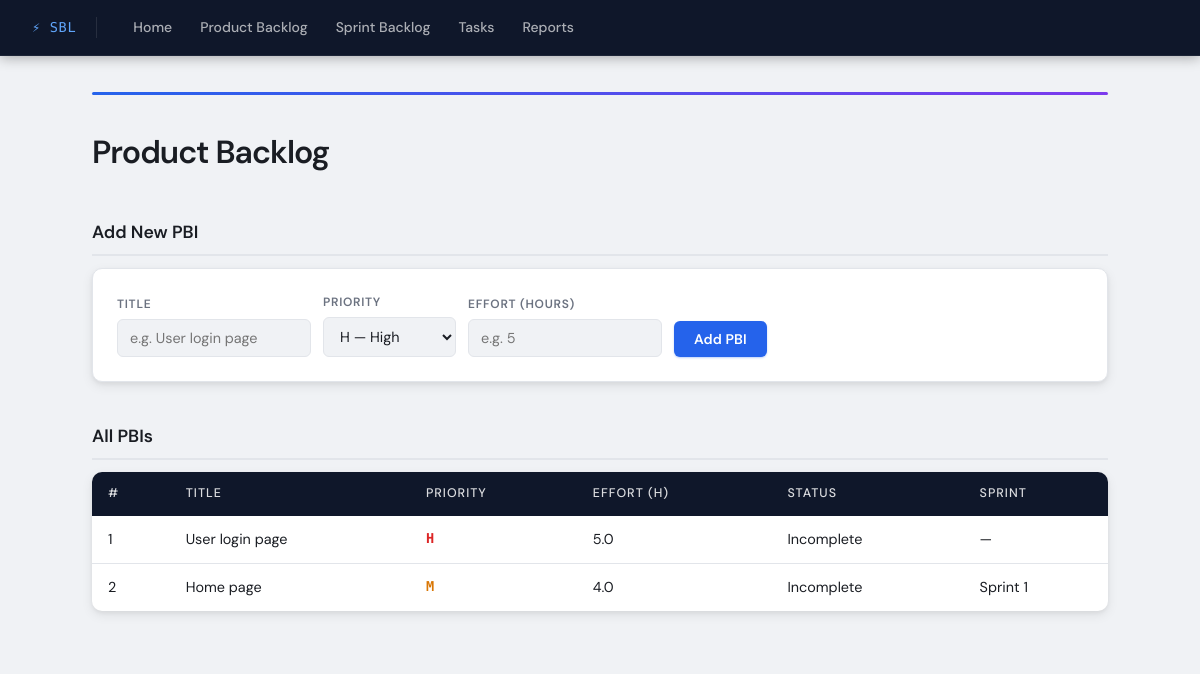
The page /backlog on the database as committed earlier.
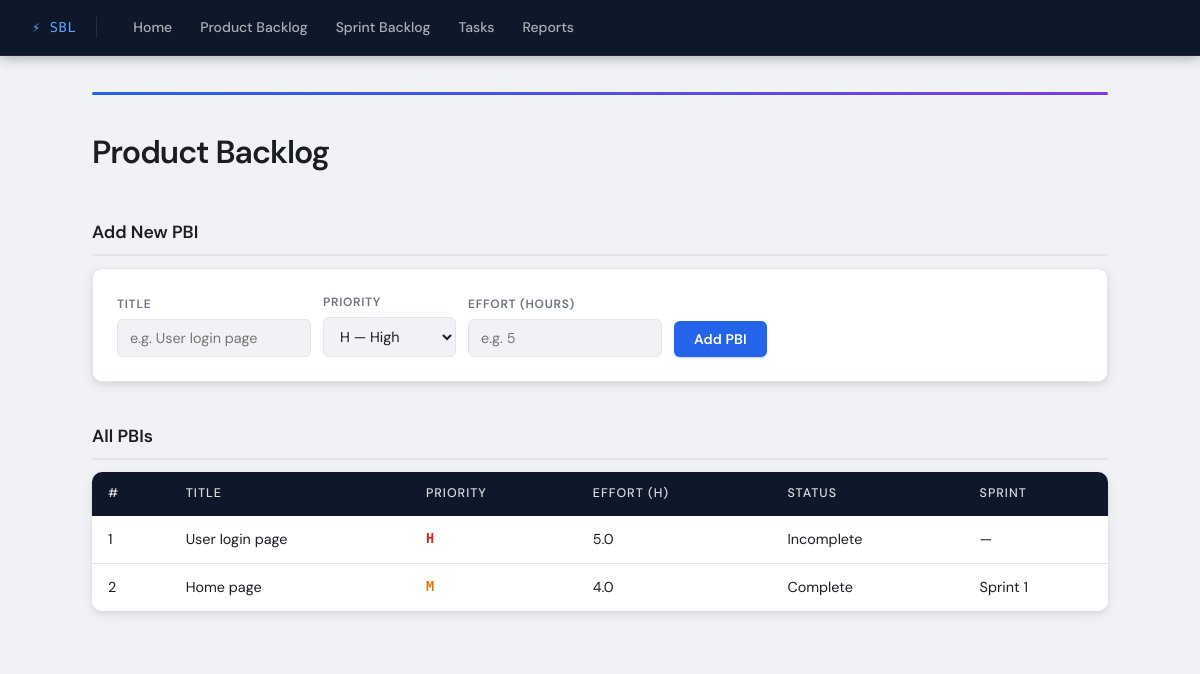
The same page on the database as committed later.
### tables this page shows
CREATE TABLE pbi (
            id INTEGER PRIMARY KEY AUTOINCREMENT,
            title TEXT,
            priority TEXT,
            effort REAL,
            status TEXT DEFAULT 'Incomplete',
            sprint_id INTEGER
        );

### routes/atena_routes.py (the view)
@atena_bp.route("/backlog")
def backlog():
    conn = get_connection()
    cursor = conn.cursor()
    cursor.execute("SELECT id, title, priority, effort, status, sprint_id FROM pbi ORDER BY CASE priority WHEN 'H' THEN 1 WHEN 'M' THEN 2 WHEN 'L' THEN 3 END, effort ASC")
    pbis = cursor.fetchall()
    conn.close()
    role = session.get("role")
    return render_template("backlog.html", pbis=pbis, role=role)

### database.py (called while the page is built)
def get_connection():
    return sqlite3.connect(DB_NAME)

### templates/backlog.html (shortened to what this page needs)
<!DOCTYPE html>
<html lang="en">
<head>
    <link rel="stylesheet" href="{{ url_for('static', filename='style.css') }}">
</head>
<body>
    <nav>
        <a href="/">Home</a>
        <a href="/backlog">Product Backlog</a>
        <a href="/sprint">Sprint Backlog</a>
        <a href="/tasks">Tasks</a>
        <a href="/reports">Reports</a>
    </nav>
    <div class="content">
        <h1>Product Backlog</h1>
        {% if role != "client" %}
        <h2>Add New PBI</h2>
        <form class="inline" action="/backlog/add" method="post">
            <div>
                <label>Title</label>
                <input type="text" name="title" required placeholder="e.g. User login page">
            </div>
            <div>
                <label>Priority</label>
                <select name="priority">
                    <option value="H">H — High</option>
                </select>
            </div>
            <div>
                <label>Effort (hours)</label>
                <input type="number" name="effort" min="0.5" step="0.5" required placeholder="e.g. 5">
            </div>
            <div>
                <button type="submit">Add PBI</button>
            </div>
        </form>
        {% endif %}
        <h2>All PBIs</h2>
        {% if pbis %}
        <table>
            <thead>
                <tr>
                    <th>#</th>
                    <th>Title</th>
                    <th>Priority</th>
                    <th>Effort (h)</th>
                    <th>Status</th>
                    <th>Sprint</th>
                </tr>
            </thead>
            <tbody>
            {% for pbi in pbis %}
                <tr>
                    <td>{{ pbi[0] }}</td>
                    <td>{{ pbi[1] }}</td>
                    <td class="badge-{{ pbi[2] }}">{{ pbi[2] }}</td>
                    <td>{{ pbi[3] }}</td>
                    <td>{{ pbi[4] }}</td>
                    <td>{% if pbi[5] %}Sprint {{ pbi[5] }}{% else %}—{% endif %}</td>
                </tr>
            {% endfor %}
            </tbody>
        </table>
        {% else %}
            <p>No PBIs yet. Add one above.</p>
        {% endif %}
    </div>
</body>
</html>

Rows that differ between the two databases and show on the page:
changed pbi "Home page": status "Incomplete" → "Complete"
